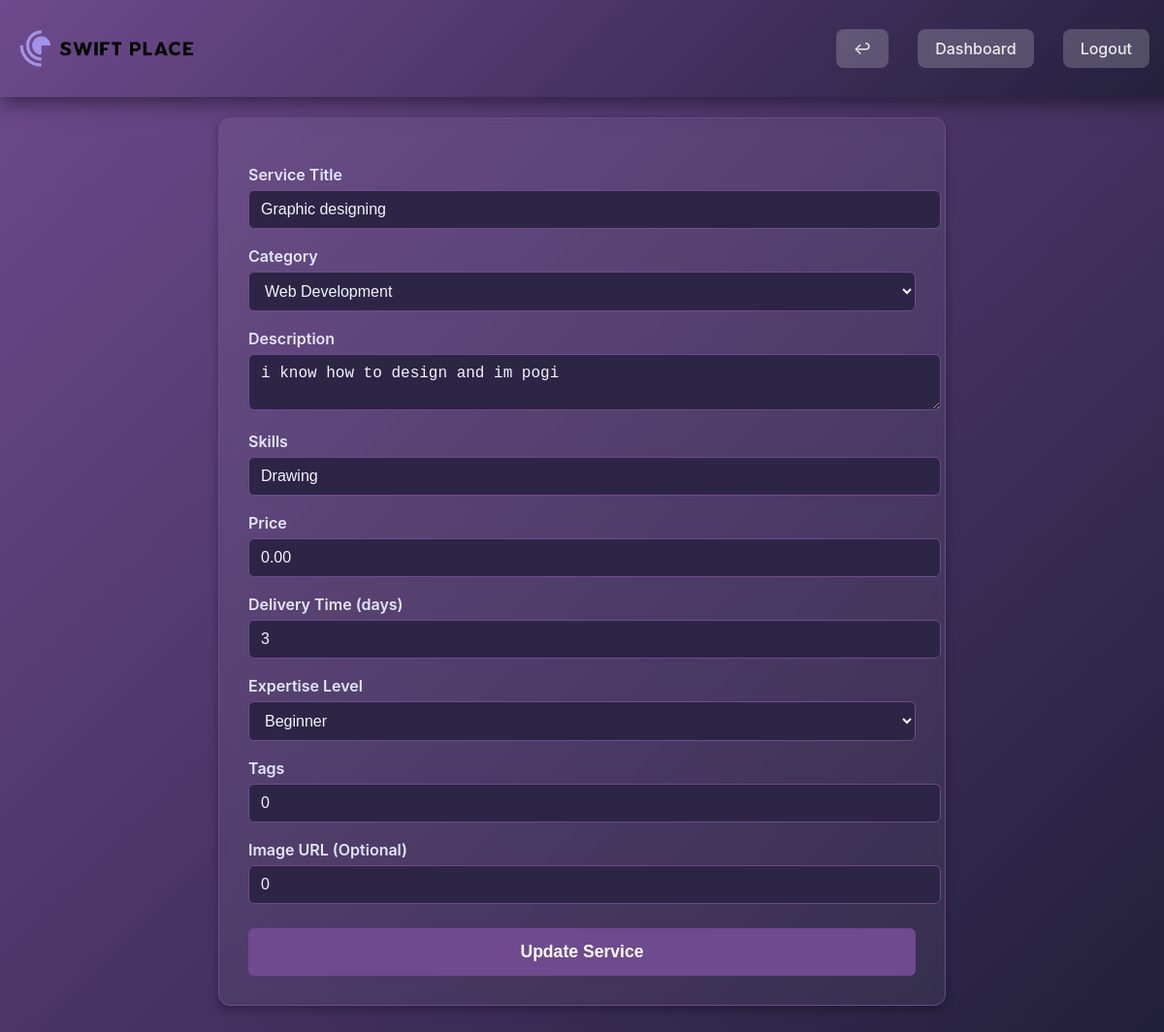
The app's page /index.php?controller=service&action=editService&id=1 (signed in) with its own data.
### tables this page shows
CREATE TABLE `services` (
  `id` int(11) NOT NULL,
  `freelancer_id` int(11) DEFAULT NULL,
  `service_title` varchar(255) DEFAULT NULL,
  `category` varchar(100) DEFAULT NULL,
  `description` text DEFAULT NULL,
  `skills` varchar(255) DEFAULT NULL,
  `delivery_time` varchar(100) DEFAULT NULL,
  `tags` varchar(255) DEFAULT NULL,
  `media_path` varchar(255) DEFAULT NULL,
  `created_at` timestamp NOT NULL DEFAULT current_timestamp(),
  `price` decimal(10,2) NOT NULL,
  `expertise` varchar(50) DEFAULT NULL,
  `rating` float DEFAULT 0,
  `duration` int(11) DEFAULT NULL,
  `expires_at` datetime DEFAULT NULL
);

### controllers/freelancer/ServiceController.php (called while the page is built, shortened)
<?php
require_once 'models/Service.php';
class ServiceController {
    public function editService()
    {
        $freelancer_id = $_SESSION['freelancer_id'];
        $service_id = $_GET['id'];
        $service = Service::getServiceById($service_id, $freelancer_id);
        require 'views/freelancer/edit_service.php';
    }
}

### models/Service.php (called while the page is built, shortened)
<?php
class Service {
    public static function getServiceById($id, $freelancer_id)
    {
        $conn = Database::getConnection();
        $stmt = $conn->prepare("SELECT * FROM services WHERE id = ? AND freelancer_id = ?");
        $stmt->bind_param("ii", $id, $freelancer_id);
        $stmt->execute();
        $result = $stmt->get_result();
        $service = $result->fetch_assoc();
        return $service;
    }
}

### views/freelancer/edit_service.php (the view, shortened to what this page needs)
<!DOCTYPE html>
<html lang="en">
<head>
    <link rel="stylesheet" href="public/css/freelanceservicedit.css">
</head>
<body>
<header class="topbar">
    <div class="logo-container">
        <img src="public/photos/Logos-removebg-preview.png" alt="Logo" class="logo-img">
    </div>
    <nav class="nav-links">
        <ul>
            <li><a href="javascript:history.back()">&#8617;</a></li>
            <li><a href="index.php?controller=freelancer&action=dashboard">Dashboard</a></li>
            <li><a href="index.php?controller=auth&action=logout" class="logout-btn"><i class="fas fa-sign-out-alt"></i> Logout</a></li>
        </ul>
    </nav>
</header>
<section class="edit-service">
    <h2>Edit Service</h2>
    <form action="index.php?controller=service&action=updateService" method="POST" enctype="multipart/form-data">
        <label for="service_title">Service Title</label>
        <input type="text" name="service_title" id="service_title" value="<?= htmlspecialchars($service['service_title']) ?>" required>
        <label for="category">Category</label>
        <select name="category" id="category" required>
            <option value="Web Development" <?= $service['category'] == 'Web Development' ? 'selected' : '' ?>>Web Development</option>
        </select>
        <label for="description">Description</label>
        <textarea name="description" id="description" required><?= htmlspecialchars($service['description']) ?></textarea>
        <label for="skills">Skills</label>
        <input type="text" name="skills" id="skills" value="<?= htmlspecialchars($service['skills']) ?>" required>
        <label for="price">Price</label>
        <input type="number" name="price" id="price" value="<?= htmlspecialchars($service['price']) ?>" required>
        <label for="delivery_time">Delivery Time (days)</label>
        <input type="number" name="delivery_time" id="delivery_time" value="<?= htmlspecialchars($service['delivery_time']) ?>" required>
        <label for="expertise">Expertise Level</label>
        <select name="expertise" id="expertise" required>
            <option value="Beginner" <?= $service['expertise'] == 'Beginner' ? 'selected' : '' ?>>Beginner</option>
        </select>
        <label for="tags">Tags</label>
        <input type="text" name="tags" id="tags" value="<?= htmlspecialchars($service['tags']) ?>" required>
        <label for="media_path">Image URL (Optional)</label>
        <input type="text" name="media_path" id="media_path" value="<?= htmlspecialchars($service['media_path']) ?>">
        <button type="submit">Update Service</button>
    </form>
</section>
</body>
</html>

### public/css/freelanceservicedit.css (style rules this page uses)
body { font-family: 'Inter', sans-serif; padding: 30px; max-width: 750px; margin: auto; background: linear-gradient(135deg, #6F4A8E, #221F3B); color: #f1f5f9; }
h2 { text-align: center; margin-bottom: 25px; color: #ffffff; font-size: 2rem; }
form { background-color: rgba(255, 255, 255, 0.05); border: 1px solid #6F4A8E; padding: 30px; border-radius: 12px; box-shadow: 0 4px 10px rgba(0, 0, 0, 0.3); backdrop-filter: blur(6px); }
label { display: block; margin-top: 18px; font-weight: 600; color: #e0e7ff; }
input, textarea, select { width: 100%; padding: 10px 12px; margin-top: 6px; border-radius: 6px; border: 1px solid #6F4A8E; background-color: #2D2546; color: #f1f5f9; font-size: 1rem; resize: vertical; }
input::placeholder, textarea::placeholder { color: #cbd5e1; }
button { margin-top: 25px; padding: 14px; width: 100%; background-color: #6F4A8E; color: white; border: none; font-size: 1.1rem; border-radius: 6px; font-weight: 600; cursor: pointer; transition: background-color 0.2s ease; }
.topbar { width: 100%; background: linear-gradient(135deg, #6F4A8E, #221F3B); color: #EBEBEB; padding: 15px 20px; display: flex; justify-content: space-between; align-items: center; box-shadow: 0px 5px 20px rgba(0, 0, 0, 0.5); position: fixed; top: 0; left: 0; height: 70px; z-index: 1000; transition: 0.4s ease-in-out; }
.logo-container { display: flex; align-items: center; }
.logo-img { width: 180px; height: auto; transition: transform 0.3s ease-in-out; }
.nav-links { flex-grow: 1; display: flex; justify-content: flex-end; }
.nav-links ul { list-style: none; padding: 0; margin: 0; display: flex; }
.nav-links ul li { margin: 0 15px; }
.nav-links ul li a { text-decoration: none; color: #EBEBEB; font-size: 16px; font-weight: 500; display: flex; align-items: center; transition: all 0.3s ease-in-out; padding: 10px 18px; border-radius: 8px; background: rgba(255, 255, 255, 0.2); backdrop-filter: blur(10px); }
.logout-btn { background: linear-gradient(135deg, #6F4A8E, #221F3B); padding: 10px 20px; border-radius: 8px; margin-right: 20px; transition: all 0.3s ease-in-out; color: #EBEBEB; }

### records on screen
services: service_title "Graphic designing", category "Web Development", description "i know how to design and im pogi", skills "Drawing", price "0.00", delivery_time "3", expertise "Beginner", tags "0", media_path "0"
